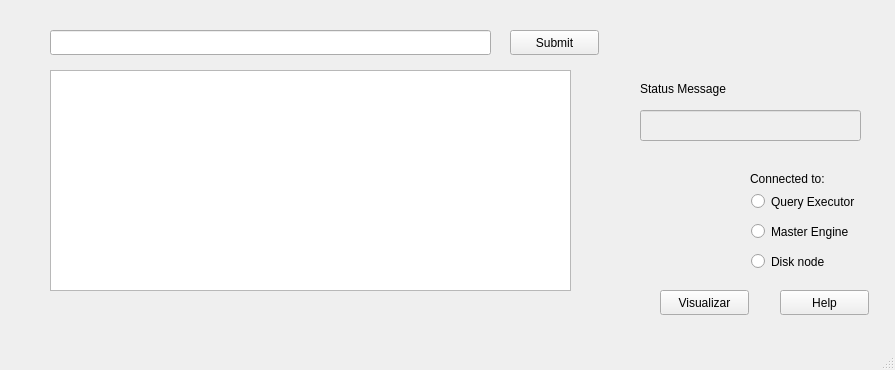
<?xml version="1.0" encoding="UTF-8"?>
<ui version="4.0">
 <class>MainWindow</class>
 <widget class="QMainWindow" name="MainWindow">
  <property name="geometry">
   <rect>
    <x>0</x>
    <y>0</y>
    <width>895</width>
    <height>370</height>
   </rect>
  </property>
  <property name="windowTitle">
   <string>HADB</string>
  </property>
  <widget class="QWidget" name="centralWidget">
   <widget class="QTableView" name="DataTable">
    <property name="enabled">
     <bool>true</bool>
    </property>
    <property name="geometry">
     <rect>
      <x>50</x>
      <y>70</y>
      <width>521</width>
      <height>221</height>
     </rect>
    </property>
   </widget>
   <widget class="QLineEdit" name="Txtline">
    <property name="geometry">
     <rect>
      <x>50</x>
      <y>30</y>
      <width>441</width>
      <height>25</height>
     </rect>
    </property>
   </widget>
   <widget class="QPushButton" name="Bsubmit">
    <property name="geometry">
     <rect>
      <x>510</x>
      <y>30</y>
      <width>89</width>
      <height>25</height>
     </rect>
    </property>
    <property name="text">
     <string>Submit</string>
    </property>
   </widget>
   <widget class="QPushButton" name="BHelp">
    <property name="geometry">
     <rect>
      <x>780</x>
      <y>290</y>
      <width>89</width>
      <height>25</height>
     </rect>
    </property>
    <property name="text">
     <string>Help</string>
    </property>
   </widget>
   <widget class="QPushButton" name="BVisual">
    <property name="geometry">
     <rect>
      <x>660</x>
      <y>290</y>
      <width>89</width>
      <height>25</height>
     </rect>
    </property>
    <property name="text">
     <string>Visualizar</string>
    </property>
   </widget>
   <widget class="QRadioButton" name="RBDisk">
    <property name="geometry">
     <rect>
      <x>751</x>
      <y>250</y>
      <width>131</width>
      <height>23</height>
     </rect>
    </property>
    <property name="text">
     <string>Disk node</string>
    </property>
    <property name="autoExclusive">
     <bool>false</bool>
    </property>
   </widget>
   <widget class="QRadioButton" name="RBMaster">
    <property name="geometry">
     <rect>
      <x>751</x>
      <y>220</y>
      <width>131</width>
      <height>23</height>
     </rect>
    </property>
    <property name="text">
     <string>Master Engine</string>
    </property>
    <property name="autoExclusive">
     <bool>false</bool>
    </property>
   </widget>
   <widget class="QRadioButton" name="RBQuery">
    <property name="geometry">
     <rect>
      <x>751</x>
      <y>190</y>
      <width>131</width>
      <height>23</height>
     </rect>
    </property>
    <property name="text">
     <string>Query Executor</string>
    </property>
    <property name="autoExclusive">
     <bool>false</bool>
    </property>
   </widget>
   <widget class="QLabel" name="lblConnect">
    <property name="geometry">
     <rect>
      <x>750</x>
      <y>170</y>
      <width>111</width>
      <height>17</height>
     </rect>
    </property>
    <property name="text">
     <string>Connected to:</string>
    </property>
   </widget>
   <widget class="QLineEdit" name="Txtstatus">
    <property name="enabled">
     <bool>false</bool>
    </property>
    <property name="geometry">
     <rect>
      <x>640</x>
      <y>110</y>
      <width>221</width>
      <height>31</height>
     </rect>
    </property>
    <property name="readOnly">
     <bool>false</bool>
    </property>
   </widget>
   <widget class="QLabel" name="LblStatus">
    <property name="geometry">
     <rect>
      <x>640</x>
      <y>80</y>
      <width>141</width>
      <height>17</height>
     </rect>
    </property>
    <property name="text">
     <string>Status Message</string>
    </property>
   </widget>
  </widget>
  <widget class="QMenuBar" name="menuBar">
   <property name="geometry">
    <rect>
     <x>0</x>
     <y>0</y>
     <width>895</width>
     <height>22</height>
    </rect>
   </property>
  </widget>
  <widget class="QStatusBar" name="statusBar"/>
 </widget>
 <layoutdefault spacing="6" margin="11"/>
 <resources/>
 <connections/>
</ui>
